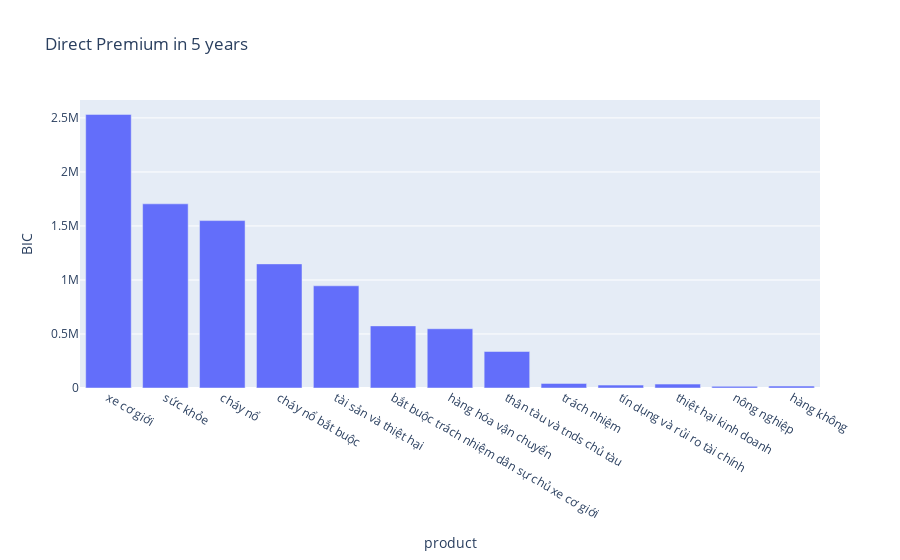

Notebook code for this chart:
### Code cell
import plotly.express as px
sp=sp17+sp18+sp19+sp21
s=[col.lower() for col in ['HÀNG HÓA VẬN CHUYỂN','HÀNG KHÔNG',"XE CƠ GIỚI","BẮT BUỘC TRÁCH NHIỆM DÂN SỰ CHỦ XE CƠ GIỚI ","CHÁY NỔ","CHÁY NỔ BẮT BUỘC","THÂN TÀU VÀ TNDS CHỦ TÀU","TRÁCH NHIỆM ","TÍN DỤNG VÀ RỦI RO TÀI CHÍNH","THIỆT HẠI KINH DOANH","NÔNG NGHIỆP","SỨC KHỎE ","TÀI SẢN VÀ THIỆT HẠI"]]
sp=sp.sort_index()
sp['product']=s
sp=sp.sort_values('Direct Insurance',ascending=False)
fig = px.bar(sp, x=sp["product"], y="BIC", title='Direct Premium in 5 years')
fig.show()

### Figure 1 — Plotly figure (JSON) as saved in the notebook; plotly's stock layout.template omitted (floating-point values rounded to 4 significant figures)
{"data": [{"alignmentgroup": "True", "hovertemplate": "product=%{x}<br>BIC=%{y}<extra></extra>", "legendgroup": "", "marker": {"color": "#636efa", "pattern": {"shape": ""}}, "name": "", "offsetgroup": "", "orientation": "v", "showlegend": false, "textposition": "auto", "type": "bar", "x": ["xe cơ giới", "sức khỏe ", "cháy nổ", "cháy nổ bắt buộc", "tài sản và thiệt hại", "bắt buộc trách nhiệm dân sự chủ xe cơ giới ", "hàng hóa vận chuyển", "thân tàu và tnds chủ tàu", "trách nhiệm ", "tín dụng và rủi ro tài chính", "thiệt hại kinh doanh", "nông nghiệp", "hàng không"], "xaxis": "x", "y": [2532640, 1704795, 1549782, 1148985, 945992, 574943, 548534, 337953, 42508, 26641, 36104, 15304, 17619], "yaxis": "y"}], "layout": {"barmode": "relative", "legend": {"tracegroupgap": 0}, "title": {"text": "Direct Premium in 5 years"}, "xaxis": {"anchor": "y", "domain": [0, 1], "title": {"text": "product"}}, "yaxis": {"anchor": "x", "domain": [0, 1], "title": {"text": "BIC"}}}}
